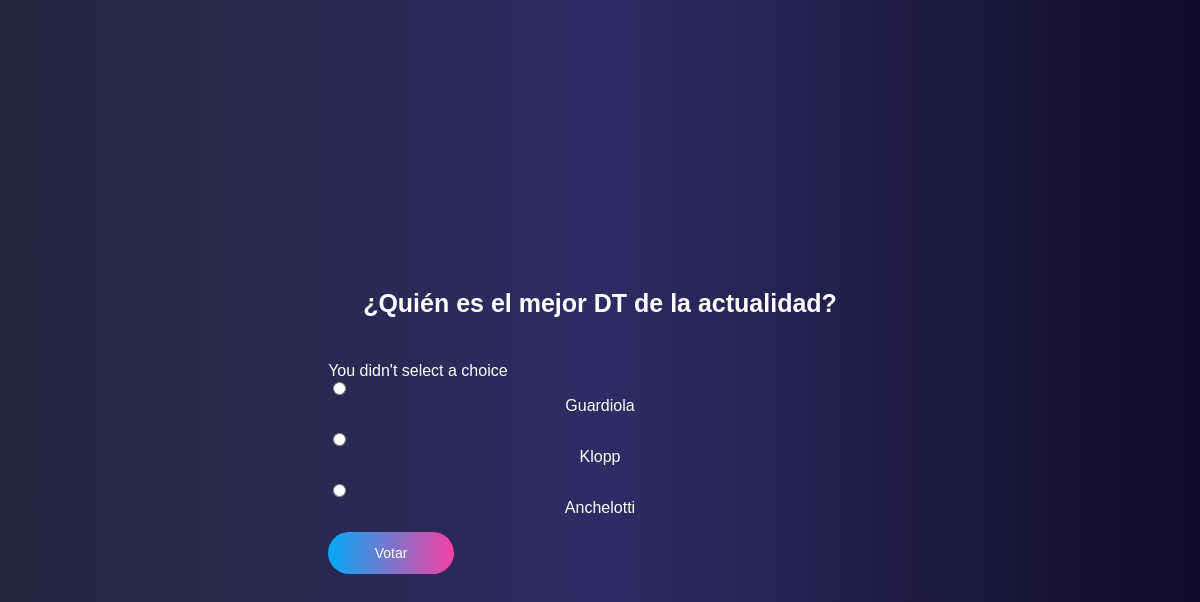
/polls/2/vote/, run on the app's committed database.
### polls/models.py (models this page shows, shortened)
class Question(models.Model):
  question_text = models.CharField(max_length=250)
  pub_date = models.DateTimeField("Data published")

class Choice(models.Model):
  question = models.ForeignKey(Question, on_delete=models.CASCADE)
  choice_text = models.CharField(max_length=250)
  votes = models.IntegerField(default=0)

### polls/views.py (the view)
# urls.py: path('<int:question_id>/vote/', views.vote, name='vote'),
def vote(request, question_id):
    question = get_object_or_404(Question, pk=question_id)
    try:
        selected_choice = question.choice_set.get(pk=request.POST["choice"])
    except (KeyError, Choice.DoesNotExist):
        return render(request, "polls/detail.html", {
            'question': question,
            'error_message': "You didn't select a choice"
        })
    else:
        selected_choice.votes += 1
        selected_choice.save()
        return HttpResponseRedirect(reverse("polls:results", args=(question.id,)))

### polls/templates/polls/detail.html (shortened to what this page needs)
{% load static %}
<!DOCTYPE html>
<html lang="en">
<head>
  <link rel="stylesheet" href="{% static 'polls/reset.css' %}">
  <link rel="stylesheet" href="{% static 'polls/style_d.css' %}">
</head>
<body>
  <form action="{% url "polls:vote" question.id%}" method="post">
    <fieldset>
      <legend><h1>{{question.question_text}}</h1></legend>
      {% if error_message %}
        <p><strong>{{error_message}}</strong></p>
      {% endif %}
      {% for choice in question.choice_set.all%}
        <input
            type="radio"
            name="choice"
            id="choice{{forloop.counter}}"
            value="{{choice.id}}"
        >
        <label for="choice{{forloop.counter}}">
          {{choice.choice_text}}
        </label>
        <br>
      {% endfor %}
    </fieldset>
    <input  class="button"  type="submit" value="Votar">
  </form>
</body>
</html>

### polls/static/polls/style_d.css (style rules this page uses)
body { display: flex; align-items: center; justify-content: center; height: 100vh; background: #0f0c29; background: -webkit-linear-gradient(to right, #24243e, #302b63, #0f0c29); background: linear-gradient(to right, #24243e, #302b63, #0f0c29); font-family: Arial, Helvetica, sans-serif; color: white; }
legend { display: flex; align-items: center; justify-content: center; padding: 35px; padding-top: 10px; height: 50px; font-size: 25px; font-weight: 700; }
label { display: flex; align-items: center; justify-content: center; flex-direction: column; }
.button { text-decoration: none; position: absolute; border: none; font-size: 14px; font-family: inherit; color: #fff; width: 9em; height: 3em; line-height: 2em; text-align: center; background: linear-gradient(90deg,#03a9f4,#f441a5,#ffeb3b,#03a9f4); background-size: 300%; border-radius: 30px; z-index: 1; }
.button:before { content: ''; position: absolute; top: -5px; left: -5px; right: -5px; bottom: -5px; z-index: -1; background: linear-gradient(90deg,#03a9f4,#f441a5,#ffeb3b,#03a9f4); background-size: 400%; border-radius: 35px; transition: 1s; }

### data on the page
Question: question_text "¿Quién es el mejor DT de la actualidad?"
Choice: choice_text "Guardiola"
Choice: choice_text "Klopp"
Choice: choice_text "Anchelotti"

### other printed values
{{ error_message }} "You didn't select a choice"
